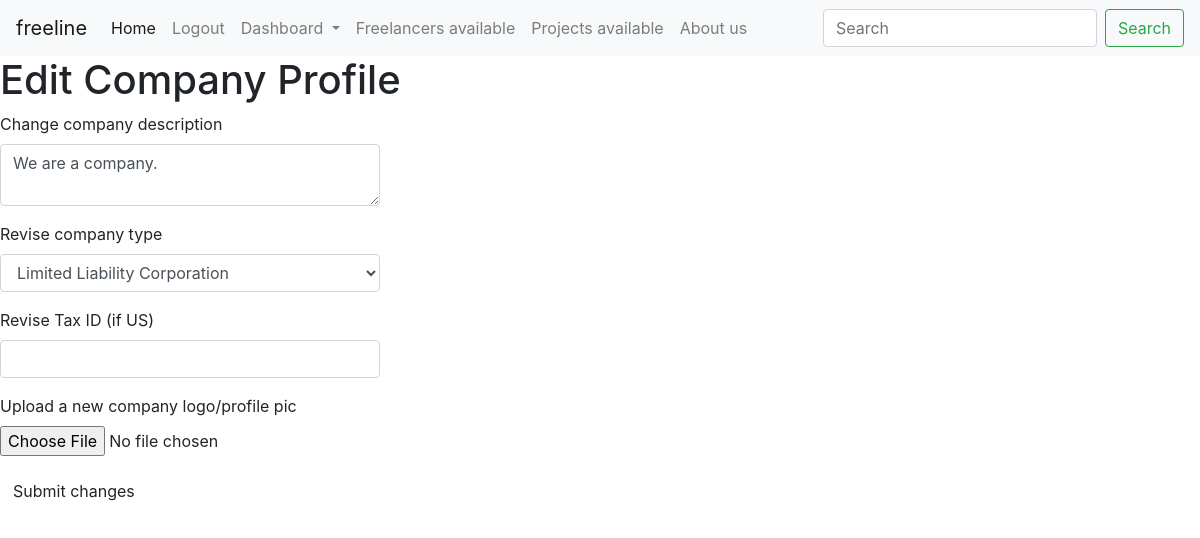
The app's page /employer/Shareline/edit_profile (signed in) with its own data.
### app/models.py (models this page shows, shortened)
class Startup(UserMixin, db.Model):
    id = db.Column(db.Integer, primary_key=True)
    company_name = db.Column(db.String(64), index=True, unique=True)
    founded_date = db.Column(db.DateTime, index=True, default=datetime.utcnow)
    website = db.Column(db.String(64), unique=True, index=True)
    email = db.Column(db.String(64), unique=True, index=True)
    """
    information that should be available to developers who
    are considering taking equity in the firm
    """
    access_to_financials = db.Column(db.Boolean) # this can be marked with a check mark
    previously_funded = db.Column(db.Boolean) # this can be marked with a check
    certificate_of_incorporation = db.Column(db.Boolean, default=True)
    state_of_incorporation = db.Column(db.String(64), default='Delaware')
    company_type = db.Column(db.String(64), default='C-Corp')
    taxID = db.Column(db.String(64), default='00-0000000')
    description = db.Column(db.String(1000))
    user_id = db.Column(db.Integer, db.ForeignKey('user.id'))
    logo_data = db.Column(db.String(400))
    jobs = db.relationship('Job', backref='company', lazy='dynamic')
    reviews = db.relationship('Reviews', backref='company', lazy='dynamic')
    def info(self):
        return "<Startup {0}>".format(self.company_name)
    __repr__ = info

### app/employer/routes.py (the view)
@bp.route('/<company_name>/edit_profile', methods=['GET', 'POST'])
@login_required
@roles_required(['Employer'])
def company_edit_profile(company_name):
    company = Startup.query.filter_by(company_name = company_name).first_or_404()
    if current_user.startup.first() != company:
        abort(404)
    form = EditCompanyForm()
    if form.validate_on_submit():
        company.description = form.description.data
        db.session.commit()
        flash(_('Succesfully made changes'))
    if request.method == 'GET':
        form.description.data = company.description
    return render_template('edit_company_profile.html', title='Edit your profile', form = form)

### app/employer/forms.py
class EditCompanyForm(FlaskForm):
    description = TextAreaField(_l('Change company description'))
    company_type = SelectField(_l("Revise company type"), choices=l18n_tuples(company_types), validators=[DataRequired()])
    taxID = StringField(_l("Revise Tax ID (if US)"), validators=[DataRequired()])
    logo = FileField(_l("Upload a new company logo/profile pic"), validators=[DataRequired()])
    submit = SubmitField(_l('Submit changes'))

### app/models.py (called while the page is built)
    @login.user_loader
    def load_user(user_id):
        return User.query.get(int(user_id))

    def employer(self):
        return ('Employer' in [role.name for role in self.roles])

### app/special.py (called while the page is built)
def roles_required(roles):
    def real_decorator(view):
        @wraps(view)
        def decorated_view(*args, **kwargs):
            if 'Employer' in roles and current_user.employer():
                return view(*args, **kwargs)
            elif 'Admin' in roles and current_user.admin():
                return view(*args, **kwargs)
            elif 'Freelancer' in roles and current_user.freelancer():
                return view(*args, **kwargs)
            else:
                return render_template('errors/404.html'), 404
        return decorated_view
    return real_decorator

### app/employer/templates/edit_company_profile.html
{% extends "base.html" %}
{% import "bootstrap/wtf.html" as wtf %}
{% block content %}
    <h1>Edit Company Profile</h1>
    <div class="row">
        <div class="col-md-4">
            {{ wtf.quick_form(form) }}
        </div>
    </div>
    <br><br>
{% endblock %}

### records on screen
Startup: description "We are a company.", company_type "Limited Liability Corporation"
